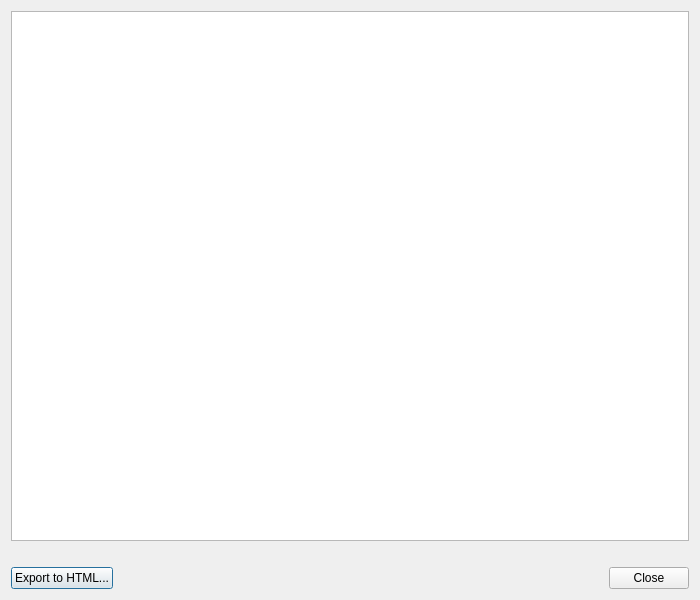
<?xml version="1.0" encoding="UTF-8"?>
<ui version="4.0">
 <class>ShortcutsDialog</class>
 <widget class="QDialog" name="ShortcutsDialog">
  <property name="geometry">
   <rect>
    <x>0</x>
    <y>0</y>
    <width>700</width>
    <height>600</height>
   </rect>
  </property>
  <property name="windowTitle">
   <string>Keyboard and mouse shortcuts</string>
  </property>
  <layout class="QVBoxLayout" name="verticalLayout">
   <item>
    <widget class="QTableWidget" name="tableWidget">
     <property name="focusPolicy">
      <enum>Qt::FocusPolicy::NoFocus</enum>
     </property>
     <property name="editTriggers">
      <set>QAbstractItemView::EditTrigger::NoEditTriggers</set>
     </property>
     <property name="alternatingRowColors">
      <bool>true</bool>
     </property>
     <property name="selectionMode">
      <enum>QAbstractItemView::SelectionMode::NoSelection</enum>
     </property>
     <property name="showGrid">
      <bool>false</bool>
     </property>
     <property name="columnCount">
      <number>2</number>
     </property>
     <attribute name="horizontalHeaderVisible">
      <bool>false</bool>
     </attribute>
     <attribute name="verticalHeaderVisible">
      <bool>false</bool>
     </attribute>
     <column/>
     <column/>
    </widget>
   </item>
   <item>
    <spacer name="verticalSpacer">
     <property name="orientation">
      <enum>Qt::Orientation::Vertical</enum>
     </property>
     <property name="sizeType">
      <enum>QSizePolicy::Policy::Fixed</enum>
     </property>
     <property name="sizeHint" stdset="0">
      <size>
       <width>20</width>
       <height>20</height>
      </size>
     </property>
    </spacer>
   </item>
   <item>
    <layout class="QHBoxLayout" name="horizontalLayout">
     <item>
      <widget class="QPushButton" name="exportHtmlPushButton">
       <property name="text">
        <string>Export to HTML...</string>
       </property>
      </widget>
     </item>
     <item>
      <spacer name="horizontalSpacer">
       <property name="orientation">
        <enum>Qt::Orientation::Horizontal</enum>
       </property>
       <property name="sizeHint" stdset="0">
        <size>
         <width>40</width>
         <height>20</height>
        </size>
       </property>
      </spacer>
     </item>
     <item>
      <widget class="QPushButton" name="closePushButton">
       <property name="text">
        <string>Close</string>
       </property>
      </widget>
     </item>
    </layout>
   </item>
  </layout>
 </widget>
 <resources/>
 <connections/>
</ui>
